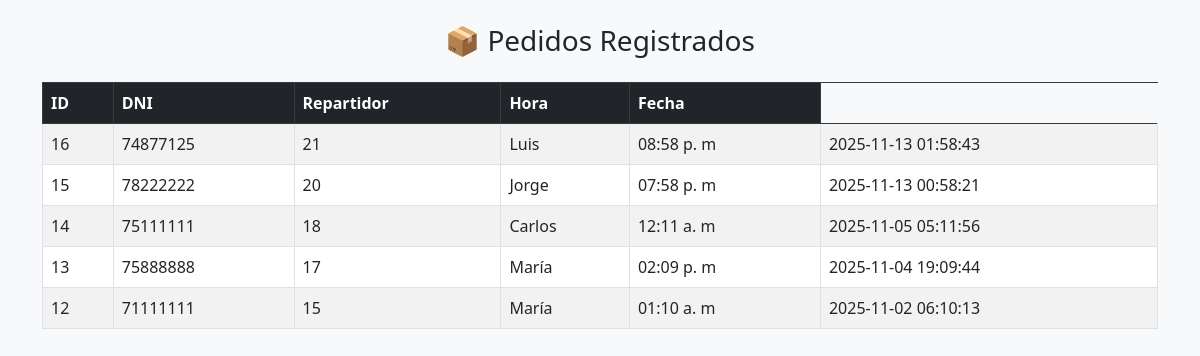
Screenshot of /repartidores_modal.php with the database file from the repository.
### tables this page shows
CREATE TABLE `repartidores_pedidos` (
  `id` int(11) NOT NULL,
  `dni` varchar(8) NOT NULL,
  `id_recibo` int(11) NOT NULL,
  `repartidor` varchar(100) NOT NULL,
  `hora` varchar(10) DEFAULT NULL,
  `fecha` timestamp NOT NULL DEFAULT current_timestamp()
);

### repartidores_modal.php (the view, shortened to what this page needs)
<?php
$host = "localhost";
$user = "root";
$pass = "";
$dbname = "pollos_delivery";
$conn = new mysqli($host, $user, $pass, $dbname);
$result = $conn->query("SELECT id, dni, id_recibo, repartidor,hora, fecha FROM repartidores_pedidos ORDER BY id DESC");
?>
<!DOCTYPE html>
<html lang="es">
<head>
  <link href="https://cdn.jsdelivr.net/npm/bootstrap@5.3.0/dist/css/bootstrap.min.css" rel="stylesheet">
</head>
<body class="bg-light">
<div class="container py-4">
  <h3 class="mb-4 text-center">📦 Pedidos Registrados</h3>
  <?php if ($result && $result->num_rows > 0): ?>
  <table class="table table-bordered table-striped align-middle">
    <thead class="table-dark">
      <tr>
        <th>ID</th>
        <th>DNI</th>
        <th>Repartidor</th>
        <th>Hora</th>
        <th>Fecha</th>
      </tr>
    </thead>
    <tbody>
      <?php while ($row = $result->fetch_assoc()): ?>
        <tr>
          <td><?= htmlspecialchars($row['id']) ?></td>
          <td><?= htmlspecialchars($row['dni']) ?></td>
          <td><?= htmlspecialchars($row['id_recibo']) ?></td>
	      <td><?= htmlspecialchars($row['repartidor']) ?></td>
          <td><?= htmlspecialchars($row['hora']) ?></td>
          <td><?= htmlspecialchars($row['fecha']) ?></td>
        </tr>
      <?php endwhile; ?>
    </tbody>
  </table>
  <?php else: ?>
    <p class="text-center text-muted">⚠️ No hay pedidos registrados aún.</p>
  <?php endif; ?>
</div>
</body>
</html>

### rows the page displays
repartidores_pedidos: id "16", dni "74877125", id_recibo "21", repartidor "Luis", hora "08:58 p. m", fecha "2025-11-13 01:58:43"
repartidores_pedidos: id "15", dni "78222222", id_recibo "20", repartidor "Jorge", hora "07:58 p. m", fecha "2025-11-13 00:58:21"
repartidores_pedidos: id "14", dni "75111111", id_recibo "18", repartidor "Carlos", hora "12:11 a. m", fecha "2025-11-05 05:11:56"
repartidores_pedidos: id "13", dni "75888888", id_recibo "17", repartidor "María", hora "02:09 p. m", fecha "2025-11-04 19:09:44"
repartidores_pedidos: id "12", dni "71111111", id_recibo "15", repartidor "María", hora "01:10 a. m", fecha "2025-11-02 06:10:13"
